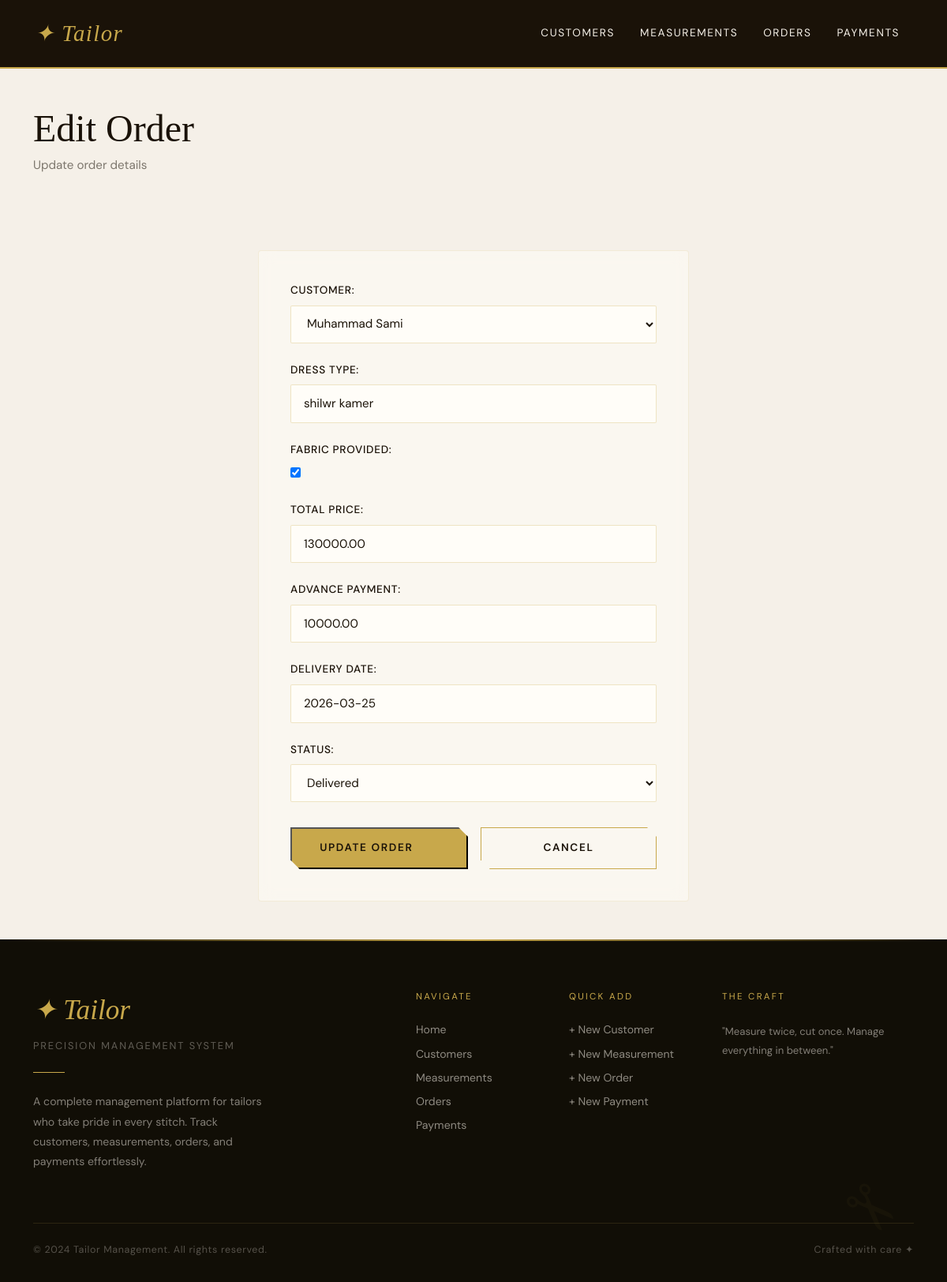
Screenshot of /orders/1/edit/ with the database file from the repository.
### tailor/models.py (models this page shows, shortened)
class Order(models.Model):
    STATUS_CHOICES = (
        ('Pending', 'Pending'),
        ('In Progress', 'In Progress'),
        ('Ready', 'Ready'),
        ('Delivered', 'Delivered'),
    )
    customer = models.ForeignKey(Customer, on_delete=models.CASCADE)
    dress_type = models.CharField(max_length=100)
    fabric_provided = models.BooleanField(default=True)
    total_price = models.DecimalField(max_digits=10, decimal_places=2)
    advance_payment = models.DecimalField(max_digits=10, decimal_places=2)
    order_date = models.DateField(auto_now_add=True)
    delivery_date = models.DateField()
    status = models.CharField(max_length=20, choices=STATUS_CHOICES, default='Pending')

### tailor/views.py (the view)
# urls.py: path('orders/<int:pk>/edit/', views.OrderUpdateView.as_view(), name='order-edit'),
class OrderUpdateView(generic.UpdateView):
    model = Order
    form_class = OrderForm
    template_name = 'tailor/order_form.html'
    success_url = reverse_lazy('order-list')

### tailor/forms.py
class OrderForm(forms.ModelForm):
    class Meta:
        model = Order
        fields = ['customer', 'dress_type', 'fabric_provided', 'total_price', 'advance_payment', 'delivery_date', 'status']

### tailor/models.py (called while the page is built)
    def __str__(self):
        return self.name

### tailor/templates/tailor/order_form.html (shortened to what this page needs)
{% extends 'tailor/base.html' %}
{% block content %}
<div class="page-content">
  <div class="container">
    <div class="row mb-5">
      <div class="col-lg-8">
        <h2 class="section-heading">{% if object %}Edit Order{% else %}Create New Order{% endif %}</h2>
        <p class="section-sub">{{ "Update order details"|default:"Create a new tailoring order" }}</p>
      </div>
    </div>
    <div class="row justify-content-center">
      <div class="col-lg-6">
        <div class="glass" style="padding: 2.5rem; border: 1px solid rgba(200,168,75,0.15);">
          <form method="post" novalidate>
            {% for field in form %}
              {% if field.widget.input_type != 'hidden' %}
              <div style="margin-bottom: 1.5rem;">
                {{ field.label_tag }}
                {{ field }}
              </div>
              {% endif %}
            {% endfor %}
            <div style="display: flex; gap: 1rem; margin-top: 2rem;">
              <button type="submit" class="hero-cta" style="animation: none; opacity: 1; flex: 1; text-align: center;">
                {% if object %}Update{% else %}Create{% endif %} Order
              </button>
              <a href="{% url 'order-list' %}" class="hero-cta" style="animation: none; opacity: 1; background: transparent; border: 1px solid var(--gold); color: var(--ink); flex: 1; text-align: center; display: flex; align-items: center; justify-content: center;">
                Cancel
              </a>
            </div>
          </form>
        </div>
      </div>
    </div>
  </div>
</div>
{% endblock %}

### tailor/templates/tailor/base.html (style rules this page uses)
:root { --ink: #1a1208; --cream: #f5f0e8; --gold: #c8a84b; --gold-light: #e8d5a0; --rust: #8b3a2a; --sage: #4a5e4a; --card-bg: #fffdf8; --shadow: rgba(26,18,8,0.12); }
* { margin: 0; padding: 0; box-sizing: border-box; }
body { font-family: 'DM Sans', sans-serif; background: var(--cream); color: var(--ink); overflow-x: hidden; }
.hero-cta { display: inline-flex; align-items: center; gap: 0.75rem; padding: 0.9rem 2.2rem; background: var(--gold); color: var(--ink); font-size: 0.85rem; letter-spacing: 0.12em; text-transform: uppercase; font-weight: 600; text-decoration: none; transition: all 0.3s ease; opacity: 0; animation: fadeUp 0.8s 1s ease forwards; clip-path: polygon(0 0, calc(100% - 12px) 0, 100% 12px, 100% 100%, 12px 100%, 0 calc(100% - 12px)); }
.section-heading { font-family: 'Playfair Display', serif; font-size: clamp(2rem, 4vw, 3.2rem); color: var(--ink); margin-bottom: 0.5rem; line-height: 1.15; }
.section-sub { color: rgba(26,18,8,0.55); font-size: 0.95rem; margin-bottom: 3rem; }
.glass { background: rgba(255,253,248,0.5); backdrop-filter: blur(10px); -webkit-backdrop-filter: blur(10px); border: 1px solid rgba(200,168,75,0.15); border-radius: 4px; }
.page-content { min-height: 40vh; padding: 3rem 0; background: var(--cream); }
form label { display: block; font-size: 0.85rem; letter-spacing: 0.05em; text-transform: uppercase; color: var(--ink); margin-bottom: 0.5rem; font-weight: 500; }
form input[type="text"], form input[type="email"], form input[type="number"], form input[type="date"], form textarea, form select { width: 100%; padding: 0.75rem 1rem; border: 1px solid rgba(200,168,75,0.3); border-radius: 2px; background: var(--card-bg); color: var(--ink); font-family: 'DM Sans', sans-serif; font-size: 0.95rem; transition: border-color 0.3s, box-shadow 0.3s; }
form input[type="checkbox"], form input[type="radio"] { margin-right: 0.5rem; cursor: pointer; }

### rows the page displays
Order: form "Muhammad Sami" "shilwr kamer" "☑" "130000.00" "10000.00" "2026-03-25" "Delivered"

### other values shown
{{ "Update order details"|default:"Create a new tailoring order" }} "Update order details"
{{ field.label_tag }} "CUSTOMER:" "DRESS TYPE:" "FABRIC PROVIDED:" "TOTAL PRICE:" "ADVANCE PAYMENT:" "DELIVERY DATE:" "STATUS:"
